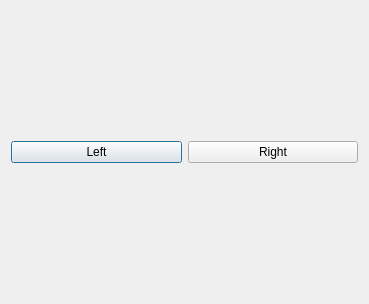
<?xml version="1.0" encoding="UTF-8"?>
<ui version="4.0">
 <class>Dialog</class>
 <widget class="QDialog" name="Dialog">
  <property name="geometry">
   <rect>
    <x>0</x>
    <y>0</y>
    <width>369</width>
    <height>304</height>
   </rect>
  </property>
  <property name="windowTitle">
   <string>Dialog</string>
  </property>
  <layout class="QVBoxLayout" name="verticalLayout_2" stretch="1,0">
   <item>
    <layout class="QVBoxLayout" name="verticalLayout"/>
   </item>
   <item>
    <layout class="QHBoxLayout" name="horizontalLayout">
     <item>
      <widget class="QPushButton" name="pushButton">
       <property name="text">
        <string>Left</string>
       </property>
      </widget>
     </item>
     <item>
      <widget class="QPushButton" name="pushButton_2">
       <property name="text">
        <string>Right</string>
       </property>
      </widget>
     </item>
    </layout>
   </item>
  </layout>
 </widget>
 <resources/>
 <connections/>
</ui>
